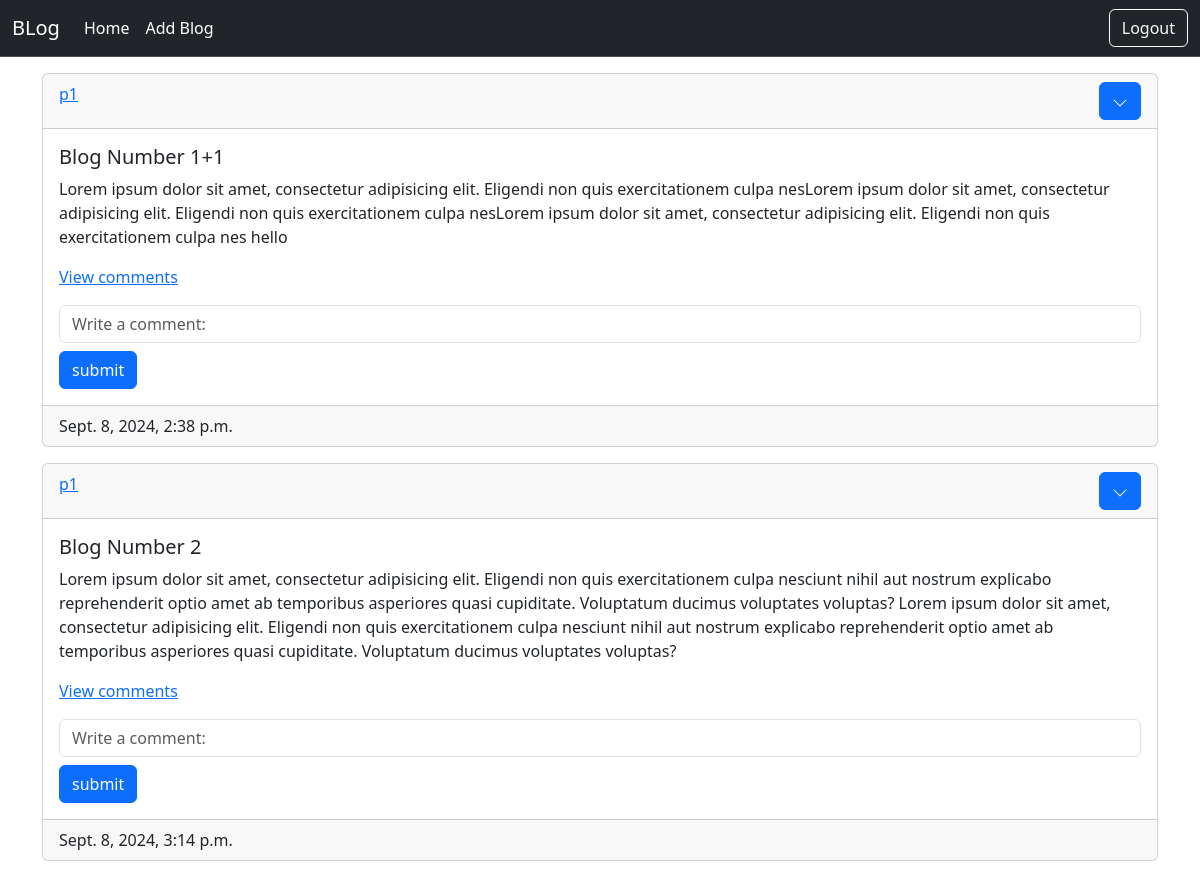
Page /get_user_blogs/4 (signed in) on the committed database.
### main/models.py (models this page shows)
class Blog(models.Model):
    user = models.ForeignKey(User,on_delete=models.CASCADE,related_name="blogs",blank=False,unique=False)
    title = models.CharField(max_length=100,blank=False)
    content = models.TextField(blank=True)
    created_at = models.DateTimeField(auto_now_add=True)
    def __str__(self):
        return f"{self.title}"

### main/views.py (the view)
# urls.py: path("get_user_blogs/<int:pk>",views.get_user_blogs,name="main_get_blogs"),
@login_required
def get_user_blogs(request:HttpRequest,pk):
    user = User.objects.filter(id=pk).first()
    if (user == None):
        return redirect("main_index")
    print(user.blogs.all())
    return render(request,"main/user-blogs.html",{"blogs":user.blogs.all()})

### main/templates/main/user-blogs.html (shortened to what this page needs)
{% extends "base.html" %}
{% load static %}
{% block content %}
<div class="container mt-3">
    {% for blog in blogs %}
        {% include "main/blog.html" %}
    {% endfor %}
</div>
{% endblock content %}

### main/templates/main/blog.html (shortened to what this page needs)
<div class="card mt-3 mb-2">
    <div class="card-header d-flex justify-content-between">
        <a href="{% url 'main_get_blogs' pk=blog.user.id %}">{{blog.user.username}}</a>
        {% if blog.user == user %}
        <div class="dropdown ">
            <button class="btn btn-primary " type="button" data-bs-toggle="dropdown" aria-expanded="false">
                <svg xmlns="http://www.w3.org/2000/svg" width="16" height="16" fill="currentColor"
                    class="bi bi-chevron-down" viewBox="0 0 16 16">
                    <path fill-rule="evenodd"
                        d="M1.646 4.646a.5.5 0 0 1 .708 0L8 10.293l5.646-5.647a.5.5 0 0 1 .708.708l-6 6a.5.5 0 0 1-.708 0l-6-6a.5.5 0 0 1 0-.708" />
                </svg>
            </button>
        </div>
        {% endif %}
    </div>
    <div class="card-body">
        <h5 class="card-title">{{blog.title}}</h5>
        <p class="card-text">{{blog.content}}</p>
        <div class="accordion accordion-flush ">
            <div class="accordion-item">
                <a href="#" data-bs-toggle="collapse" data-bs-target="#c{{blog.id}}">View comments</a>
            </div>
        </div>
        <div class="mt-3">
            <form method="post">
                <input type="text" name="input-{{blog.id}}" class="form-control" placeholder="Write a comment:">
                <button class="btn btn-primary mt-2" name="btn-submit" value="{{blog.id}}" type="submit">submit</a>
            </form>
        </div>
    </div>
    <div class="card-footer">
        {{blog.created_at}}
    </div>
</div>

### rows in the picture
Blog: user.username "p1", title "Blog Number 1+1", content "Lorem ipsum dolor sit amet, consectetur adipisicing elit. Eligendi non quis exercitationem culpa nesLorem ipsum dolor sit amet, consectetur adipisicing elit. Eligendi non quis exercitationem culpa nesLorem ipsum dolor sit amet, consectetur adipisicing elit. Eligendi non quis exercitationem culpa nes hello", {{ blog.id }} 5 (drawn), created_at "Sept. 8, 2024, 2:38 p.m."
Blog: user.username "p1", title "Blog Number 2", content "Lorem ipsum dolor sit amet, consectetur adipisicing elit. Eligendi non quis exercitationem culpa nesciunt nihil aut nostrum explicabo reprehenderit optio amet ab temporibus asperiores quasi cupiditate. Voluptatum ducimus voluptates voluptas? Lorem ipsum dolor sit amet, consectetur adipisicing elit. Eligendi non quis exercitationem culpa nesciunt nihil aut nostrum explicabo reprehenderit optio amet ab temporibus asperiores quasi cupiditate. Voluptatum ducimus voluptates voluptas?", {{ blog.id }} 6 (drawn), created_at "Sept. 8, 2024, 3:14 p.m."
